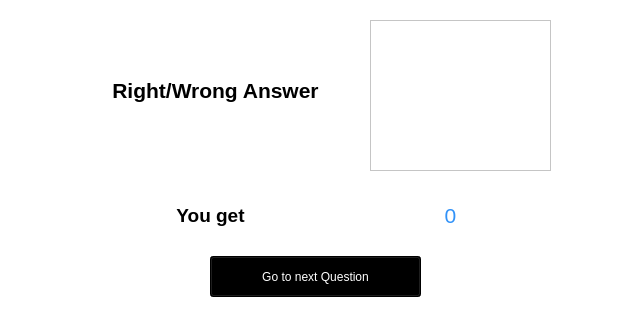
<?xml version="1.0" encoding="UTF-8"?>
<ui version="4.0">
 <class>resultofquestion</class>
 <widget class="QWidget" name="resultofquestion">
  <property name="geometry">
   <rect>
    <x>0</x>
    <y>0</y>
    <width>640</width>
    <height>327</height>
   </rect>
  </property>
  <property name="windowTitle">
   <string>Result</string>
  </property>
  <property name="styleSheet">
   <string notr="true">background-color:white;</string>
  </property>
  <widget class="QLabel" name="result">
   <property name="geometry">
    <rect>
     <x>40</x>
     <y>50</y>
     <width>351</width>
     <height>81</height>
    </rect>
   </property>
   <property name="text">
    <string>&lt;html&gt;&lt;head/&gt;&lt;body&gt;&lt;p align=&quot;center&quot;&gt;&lt;span style=&quot; font-size:16pt; font-weight:600;&quot;&gt;Right/Wrong Answer&lt;/span&gt;&lt;/p&gt;&lt;/body&gt;&lt;/html&gt;</string>
   </property>
  </widget>
  <widget class="QGraphicsView" name="tickorcross">
   <property name="geometry">
    <rect>
     <x>370</x>
     <y>20</y>
     <width>181</width>
     <height>151</height>
    </rect>
   </property>
   <property name="styleSheet">
    <string notr="true">border-image:url(:/resource/resource/tick.png)</string>
   </property>
  </widget>
  <widget class="QLabel" name="uhavwon">
   <property name="geometry">
    <rect>
     <x>120</x>
     <y>190</y>
     <width>181</width>
     <height>51</height>
    </rect>
   </property>
   <property name="text">
    <string>&lt;html&gt;&lt;head/&gt;&lt;body&gt;&lt;p align=&quot;center&quot;&gt;&lt;span style=&quot; font-size:14pt; font-weight:600;&quot;&gt;You get&lt;/span&gt;&lt;/p&gt;&lt;/body&gt;&lt;/html&gt;</string>
   </property>
  </widget>
  <widget class="QLabel" name="money">
   <property name="geometry">
    <rect>
     <x>320</x>
     <y>190</y>
     <width>261</width>
     <height>51</height>
    </rect>
   </property>
   <property name="text">
    <string>&lt;html&gt;&lt;head/&gt;&lt;body&gt;&lt;p align=&quot;center&quot;&gt;&lt;span style=&quot; font-size:16pt; color:#3192f8;&quot;&gt;0&lt;/span&gt;&lt;/p&gt;&lt;/body&gt;&lt;/html&gt;</string>
   </property>
  </widget>
  <widget class="QPushButton" name="pushButton">
   <property name="geometry">
    <rect>
     <x>210</x>
     <y>256</y>
     <width>211</width>
     <height>41</height>
    </rect>
   </property>
   <property name="styleSheet">
    <string notr="true">color:white;
background-color:black;</string>
   </property>
   <property name="text">
    <string>Go to next Question</string>
   </property>
  </widget>
 </widget>
 <resources/>
 <connections/>
</ui>
